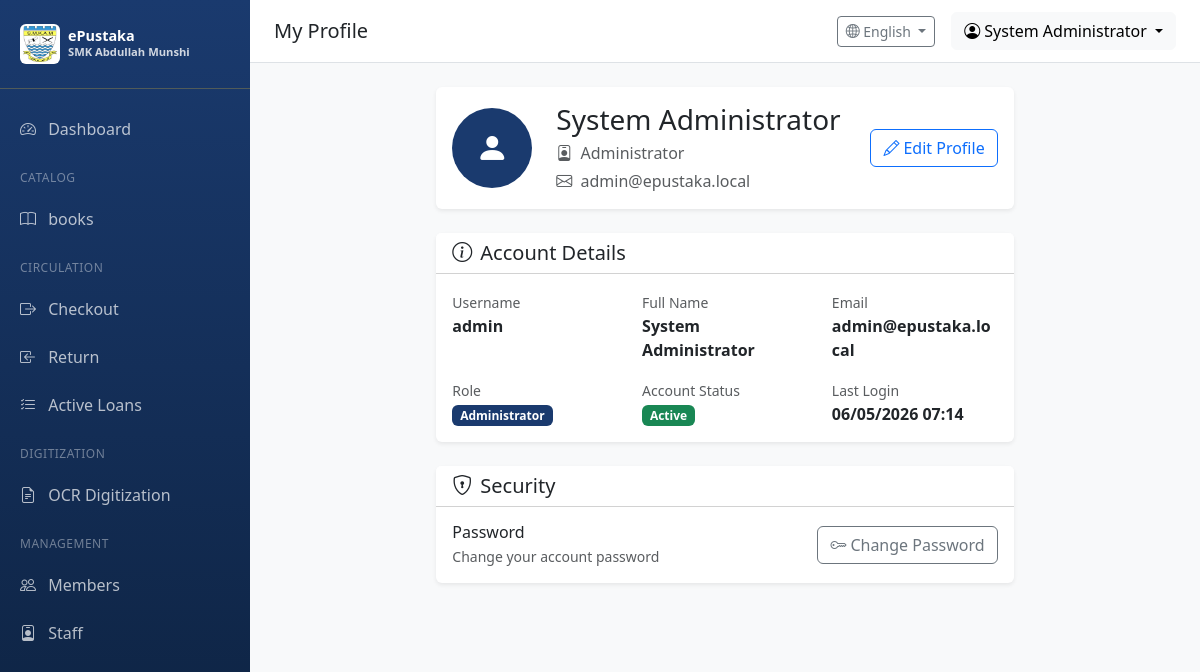
Before: /auth/profile (signed in) with the older database file.
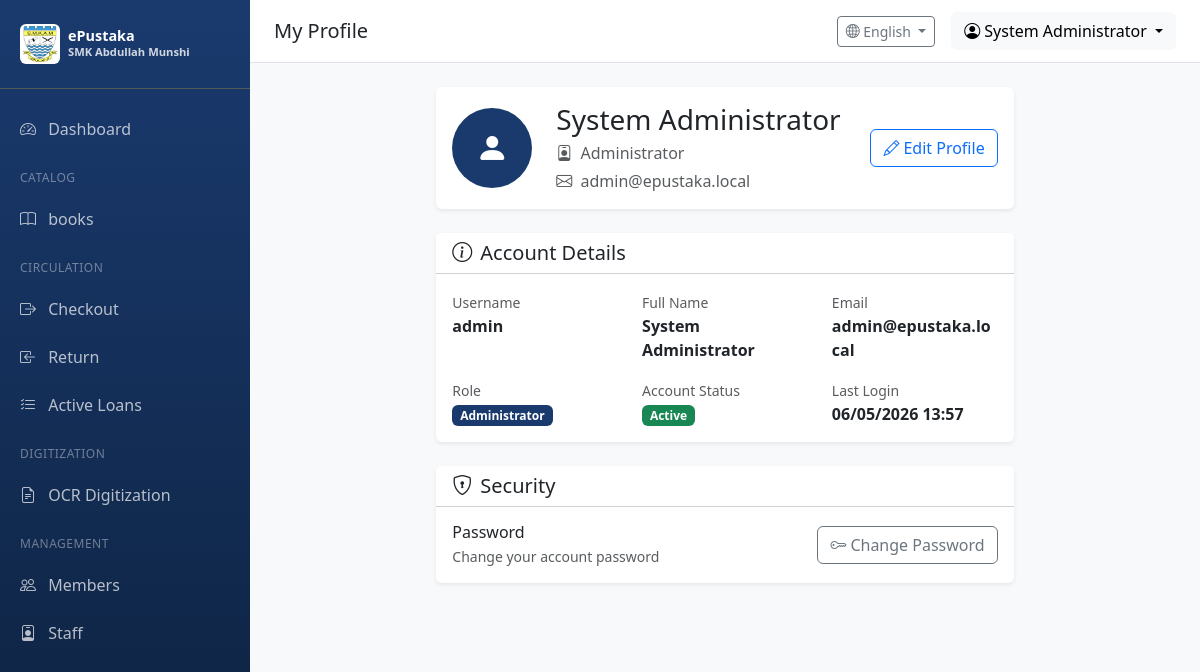
After: the same page with the newer database file.
### app/models/user.py (models this page shows, shortened)
class User(UserMixin, db.Model):
    __tablename__ = 'users'
    id = db.Column(db.Integer, primary_key=True)
    username = db.Column(db.String(64), unique=True, nullable=False, index=True)
    email = db.Column(db.String(120), unique=True, nullable=False, index=True)
    password_hash = db.Column(db.String(256), nullable=False)
    full_name = db.Column(db.String(128))
    is_active = db.Column(db.Boolean, default=True)
    role_id = db.Column(db.Integer, db.ForeignKey('roles.id'))
    created_at = db.Column(db.DateTime, default=datetime.utcnow)
    updated_at = db.Column(db.DateTime, default=datetime.utcnow, onupdate=datetime.utcnow)
    last_login = db.Column(db.DateTime)
    def can(self, perm):
        return self.role is not None and self.role.has_permission(perm)

### app/routes/auth.py (the view)
@auth_bp.route('/profile')
@login_required
def profile():
    return render_template('auth/profile.html', user=current_user)

### app/models/user.py (called while the page is built)
@login_manager.user_loader
def load_user(user_id):
    from app.models import Member
    if user_id.startswith('user_'):
        user_id_num = int(user_id.split('_')[1])
        return User.query.get(user_id_num)
    elif user_id.startswith('member_'):
        user_id_num = int(user_id.split('_')[1])
        return Member.query.get(user_id_num)
    else:
        return User.query.get(int(user_id))

    def has_permission(self, perm):
        return self.permissions & perm == perm

### app/utils/i18n.py (called while the page is built)
def get_language() -> str:
    try:
        return session.get('language', DEFAULT_LANGUAGE)
    except RuntimeError:
        return DEFAULT_LANGUAGE

def get_text(key: str, lang: str = None) -> str:
    if lang is None:
        lang = get_language()
    if key in TRANSLATIONS:
        trans = TRANSLATIONS[key]
        if lang in trans:
            return trans[lang]
        elif DEFAULT_LANGUAGE in trans:
            return trans[DEFAULT_LANGUAGE]
    return key.replace('_', ' ').title()

### app/templates/auth/profile.html (shortened to what the changed rows need)
{% extends "base.html" %}
{% block page_title %}My Profile{% endblock %}
{% block content %}
<div class="container-fluid">
    <div class="row justify-content-center">
        <div class="col-lg-8">
            <div class="card border-0 shadow-sm mb-4">
                <div class="card-body">
                    <div class="row align-items-center">
                        <div class="col-auto">
                            <div class="bg-primary text-white rounded-circle d-flex align-items-center justify-content-center"
                                 style="width: 80px; height: 80px; font-size: 2rem;">
                                <i class="bi bi-person-fill"></i>
                            </div>
                        </div>
                        <div class="col">
                            <h3 class="mb-1">{{ user.full_name or user.username }}</h3>
                            <p class="text-muted mb-1">
                                <i class="bi bi-person-badge me-1"></i>
                                {{ user.role.name if user.role else 'User' }}
                            </p>
                            <p class="text-muted mb-0">
                                <i class="bi bi-envelope me-1"></i>
                                {{ user.email or 'No email set' }}
                            </p>
                        </div>
                        <div class="col-auto">
                            <a href="{{ url_for('auth.edit_profile') }}" class="btn btn-outline-primary">
                                <i class="bi bi-pencil me-1"></i>Edit Profile
                            </a>
                        </div>
                    </div>
                </div>
            </div>
            <div class="card border-0 shadow-sm mb-4">
                <div class="card-header bg-white">
                    <h5 class="mb-0"><i class="bi bi-info-circle me-2"></i>Account Details</h5>
                </div>
                <div class="card-body">
                    <div class="row mb-3">
                        <div class="col-md-4">
                            <label class="text-muted small">Username</label>
                            <p class="mb-0 fw-bold">{{ user.username }}</p>
                        </div>
                        <div class="col-md-4">
                            <label class="text-muted small">Full Name</label>
                            <p class="mb-0 fw-bold">{{ user.full_name or '-' }}</p>
                        </div>
                        <div class="col-md-4">
                            <label class="text-muted small">Email</label>
                            <p class="mb-0 fw-bold">{{ user.email or '-' }}</p>
                        </div>
                    </div>
                    <div class="row">
                        <div class="col-md-4">
                            <label class="text-muted small">Role</label>
                            <p class="mb-0">
                                <span class="badge bg-primary">{{ user.role.name if user.role else 'User' }}</span>
                            </p>
                        </div>
                        <div class="col-md-4">
                            <label class="text-muted small">Account Status</label>
                            <p class="mb-0">
                                {% if user.is_active %}
                                    <span class="badge bg-success">Active</span>
                                {% else %}
                                    <span class="badge bg-secondary">Inactive</span>
                                {% endif %}
                            </p>
                        </div>
                        <div class="col-md-4">
                            <label class="text-muted small">Last Login</label>
                            <p class="mb-0 fw-bold">
                                {{ user.last_login.strftime('%d/%m/%Y %H:%M') if user.last_login else 'Never' }}
                            </p>
                        </div>
                    </div>
                </div>
            </div>
            <div class="card border-0 shadow-sm">
                <div class="card-header bg-white">
                    <h5 class="mb-0"><i class="bi bi-shield-lock me-2"></i>Security</h5>
                </div>
                <div class="card-body">
                    <div class="d-flex justify-content-between align-items-center">
                        <div>
                            <h6 class="mb-1">Password</h6>
                            <p class="text-muted mb-0 small">Change your account password</p>
                        </div>
                        <a href="{{ url_for('auth.change_password') }}" class="btn btn-outline-secondary">
                            <i class="bi bi-key me-1"></i>Change Password
                        </a>
                    </div>
                </div>
            </div>
        </div>
    </div>
</div>
{% endblock %}

### app/templates/base.html (shortened to what the changed rows need)
<!DOCTYPE html>
<html lang="en">
<head>
    <link href="https://cdn.jsdelivr.net/npm/bootstrap@5.3.2/dist/css/bootstrap.min.css" rel="stylesheet">
    <link href="https://cdn.jsdelivr.net/npm/bootstrap-icons@1.11.1/font/bootstrap-icons.css" rel="stylesheet">
</head>
<body>
    {% if current_user.is_authenticated %}
    <nav class="sidebar">
        <div class="sidebar-brand">
            <div class="d-flex align-items-center">
                <img src="{{ url_for('static', filename='images/Lencana_Sekolah_Menengah_Kebangsaan_Abdullah_Munshi.jpg') }}"
                     alt="SMK Abdullah Munshi"
                     class="me-2 rounded"
                     style="width: 40px; height: 40px; object-fit: contain; background: white; padding: 2px;">
                <div>
                    <div style="font-size: 0.9rem; line-height: 1.2;">ePustaka</div>
                    <div style="font-size: 0.7rem; opacity: 0.8;">SMK Abdullah Munshi</div>
                </div>
            </div>
        </div>
        <ul class="nav flex-column">
            {% set is_member = current_user.__class__.__name__ == 'Member' %}
            {% if is_member %}
                {% set is_staff = current_user.member_type in ['Staff', 'Student Assistant', 'Librarian', 'Teacher'] %}
            {% else %}
                {% set is_staff = current_user.role and current_user.role.name != 'Student' %}
            {% endif %}
            {% if is_member and not is_staff %}
            <li class="sidebar-section">{{ t('student_portal') }}</li>
            <li class="nav-item">
                <a class="nav-link {% if request.endpoint == 'student.index' %}active{% endif %}" href="{{ url_for('student.index') }}">
                    <i class="bi bi-house"></i> {{ t('home') }}
                </a>
            </li>
            <li class="nav-item">
                <a class="nav-link {% if request.endpoint == 'student.search_books' %}active{% endif %}" href="{{ url_for('student.search_books') }}">
                    <i class="bi bi-search"></i> {{ t('search_books') }}
                </a>
            </li>
            <li class="nav-item">
                <a class="nav-link {% if request.endpoint == 'student.my_loans' %}active{% endif %}" href="{{ url_for('student.my_loans') }}">
                    <i class="bi bi-journal-bookmark"></i> {{ t('my_loans') }}
                </a>
            </li>
            <li class="nav-item">
                <a class="nav-link {% if request.endpoint == 'student.leaderboard' %}active{% endif %}" href="{{ url_for('student.leaderboard') }}">
                    <i class="bi bi-trophy"></i> {{ t('leaderboard') }}
                </a>
            </li>
            {% elif is_staff %}
            <li class="nav-item">
                <a class="nav-link {% if request.endpoint == 'main.dashboard' %}active{% endif %}" href="{{ url_for('main.dashboard') }}">
                    <i class="bi bi-speedometer2"></i> {{ t('dashboard') }}
                </a>
            </li>
            {% if current_user.can(1) or current_user.can(2) %}
            <li class="sidebar-section">{{ t('catalog') }}</li>
            <li class="nav-item">
                <a class="nav-link {% if 'catalog' in request.endpoint %}active{% endif %}" href="{{ url_for('catalog.index') }}">
                    <i class="bi bi-book"></i> {{ t('books') }}
                </a>
            </li>
            <li class="sidebar-section">{{ t('circulation') }}</li>
            <li class="nav-item">
                <a class="nav-link {% if request.endpoint == 'circulation.checkout' %}active{% endif %}" href="{{ url_for('circulation.checkout') }}">
                    <i class="bi bi-box-arrow-right"></i> {{ t('checkout') }}
                </a>
            </li>
            <li class="nav-item">
                <a class="nav-link {% if request.endpoint == 'circulation.return_book' %}active{% endif %}" href="{{ url_for('circulation.return_book') }}">
                    <i class="bi bi-box-arrow-in-left"></i> {{ t('return') }}
                </a>
            </li>
            <li class="nav-item">
                <a class="nav-link {% if request.endpoint == 'circulation.active_loans' %}active{% endif %}" href="{{ url_for('circulation.active_loans') }}">
                    <i class="bi bi-list-check"></i> {{ t('active_loans') }}
                </a>
            </li>
            {% endif %}
            {% if current_user.can(512) %}
            <li class="sidebar-section">{{ t('digitization') }}</li>
            <li class="nav-item">
                <a class="nav-link {% if 'ocr' in request.endpoint %}active{% endif %}" href="{{ url_for('ocr.index') }}">
                    <i class="bi bi-file-earmark-text"></i> {{ t('ocr_digitization') }}
                </a>
            </li>
            {% endif %}
            {% if current_user.can(128) %}
            <li class="sidebar-section">{{ t('management') }}</li>
            <li class="nav-item">
                <a class="nav-link {% if request.endpoint == 'users.member_list' %}active{% endif %}" href="{{ url_for('users.member_list') }}">
                    <i class="bi bi-people"></i> {{ t('members') }}
                </a>
            </li>
            {% endif %}
            {% if current_user.can(256) %}
            <li class="nav-item">
                <a class="nav-link {% if request.endpoint == 'users.staff_list' %}active{% endif %}" href="{{ url_for('users.staff_list') }}">
                    <i class="bi bi-person-badge"></i> {{ t('staff') }}
                </a>
            </li>
            {% endif %}
            {% endif %}
        </ul>
    </nav>
    <div class="main-content">
        <nav class="top-navbar d-flex justify-content-between align-items-center">
            <div>
                <h5 class="mb-0">{% block page_title %}{{ t('dashboard') }}{% endblock %}</h5>
            </div>
            <div class="d-flex align-items-center gap-3">
                <div class="dropdown">
                    <button class="btn btn-outline-secondary btn-sm dropdown-toggle" type="button" data-bs-toggle="dropdown">
                        <i class="bi bi-globe2"></i> {{ languages.get(current_language, 'English') }}
                    </button>
                </div>
                <div class="dropdown">
                    <button class="btn btn-light dropdown-toggle" type="button" data-bs-toggle="dropdown">
                        <i class="bi bi-person-circle"></i> {{ current_user.full_name or current_user.username }}
                    </button>
                </div>
            </div>
        </nav>
        <div class="content-wrapper">
            {% block content %}{% endblock %}
        </div>
    </div>
    {% else %}
    {% block public_content %}{% endblock %}
    {% endif %}
</body>
</html>

Changed rows visible on the page:
changed User "System Administrator": last_login "06/05/2026 07:14" → "06/05/2026 13:57"
